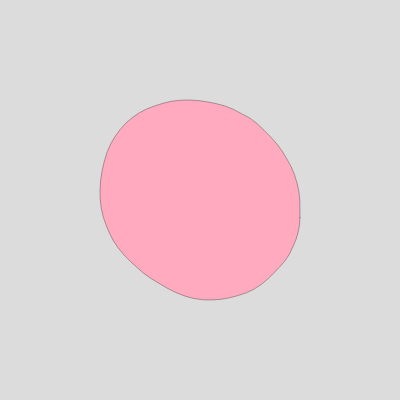
Frame 1 (no input)
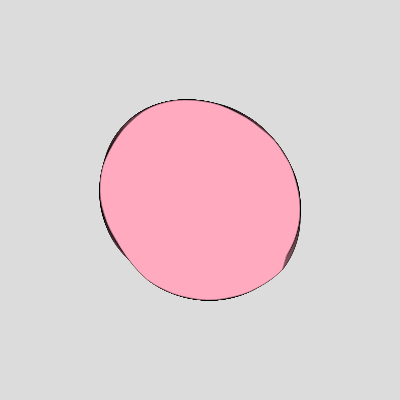
Frame 60 (no input)
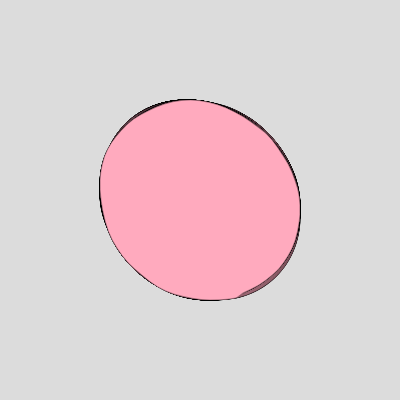
Frame 120 (the mouse pressed at the canvas centre since frame 60)

The p5.js sketch that drew these frames (run headless with seeded random() and noise() and a simulated clock; from frame 60 on, the mouse is pressed at the canvas centre):

// p5.js sketch
// ── sketch.js
let a;

function setup() {
  createCanvas(400, 400);
  background(220);

}

function draw() {
  
  //translate(width / 2, height / 2);
  strokeWeight(0.3);
  fill(255,170, 190);
  
  blob(200, 200, 100);



}


function blob(xl, yl, r) {
  beginShape();
  this.xl = xl;
  this.yl = yl;
  this.r = r;
  for (a = 0; a < TWO_PI; a += 0.09) {
    let x = xl + r * cos(a + frameCount / 100);
    let y = yl + r * sin(a + (noise(a) / 4) + (frameCount / 100));
    vertex(x, y);
  }
  endShape(CLOSE);
}
